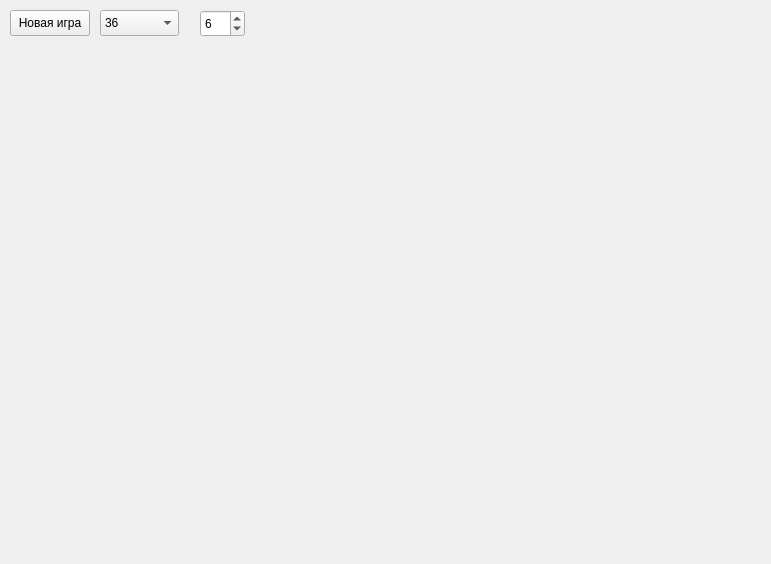
<?xml version="1.0" encoding="UTF-8"?>
<ui version="4.0">
 <class>Window</class>
 <widget class="QWidget" name="Window">
  <property name="geometry">
   <rect>
    <x>0</x>
    <y>0</y>
    <width>771</width>
    <height>564</height>
   </rect>
  </property>
  <property name="minimumSize">
   <size>
    <width>600</width>
    <height>500</height>
   </size>
  </property>
  <property name="windowTitle">
   <string>Дурак</string>
  </property>
  <widget class="QComboBox" name="comboBox">
   <property name="geometry">
    <rect>
     <x>100</x>
     <y>10</y>
     <width>79</width>
     <height>26</height>
    </rect>
   </property>
   <item>
    <property name="text">
     <string>36</string>
    </property>
   </item>
   <item>
    <property name="text">
     <string>52</string>
    </property>
   </item>
  </widget>
  <widget class="QPushButton" name="newGameBtn">
   <property name="geometry">
    <rect>
     <x>10</x>
     <y>10</y>
     <width>80</width>
     <height>26</height>
    </rect>
   </property>
   <property name="text">
    <string>Новая игра</string>
   </property>
  </widget>
  <widget class="QSpinBox" name="spinBox">
   <property name="geometry">
    <rect>
     <x>200</x>
     <y>10</y>
     <width>45</width>
     <height>27</height>
    </rect>
   </property>
   <property name="minimum">
    <number>1</number>
   </property>
   <property name="maximum">
    <number>18</number>
   </property>
   <property name="value">
    <number>6</number>
   </property>
  </widget>
 </widget>
 <resources/>
 <connections/>
</ui>
